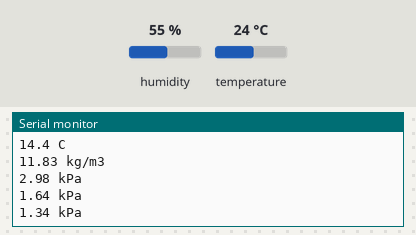
A sketch run on a simulated Arduino Uno, built with avr-gcc and run on an emulated ATmega328P. On the bench: the last lines printed to the serial monitor. Inputs (shaded band) come from the test bench; at power-on: humidity 55 %, temperature 24 °C.

Above: at 1.5 s.
1.6 s: humidity set to 22 %
At 3.3 s:
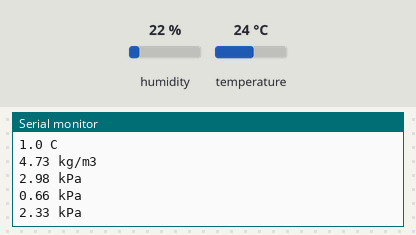
4.3 s: temperature set to 12 °C
At 5.2 s:
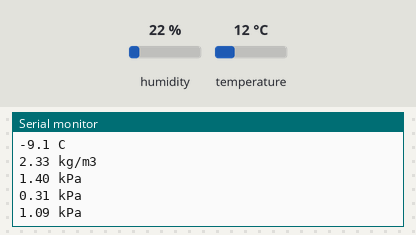
7.0 s: humidity set to 40 %
At 9.0 s:
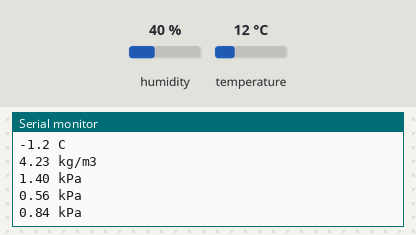
Timing chart, 0 to 10.5 s (numbered marks = the images above; inputs shaded):
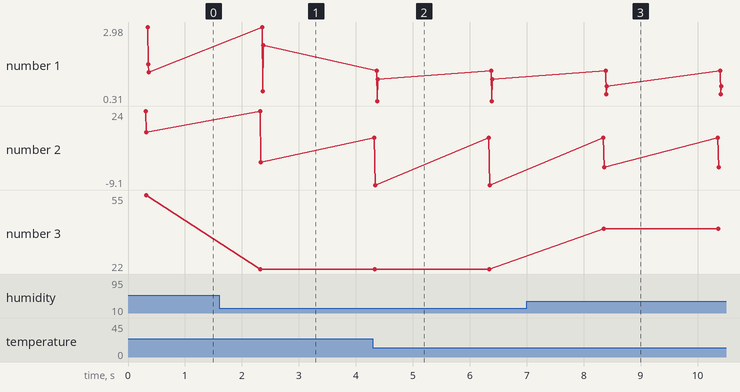

The sketch:

dht_Air.ino
```cpp
#include <dht.h>                  //dht.zip 라이브러리를 설치
#define DHT22_PIN 7             //온도와 상대습도 센서 D7 연결

dht DHT;

float temperature ;
float humidity ;

void setup()
{
  Serial.begin(9600);             //시리얼모니터 출력
  delay(300);
}

void loop()
{
  float chk = DHT.read22(DHT22_PIN);
  temperature = DHT.temperature;         //온도
  humidity = DHT.humidity;                //상대습도
  float DP = dewPoint(temperature, humidity);  //노점온도
  float AH =  ((6.112 * exp((17.67 * temperature) / (temperature + 245.5)) * humidity * 18.02) / ((273.15 + temperature) * 100 * 0.08314));   //절대습도
  float Psat =  (6.112 * exp((17.67 * temperature) / (temperature + 243.5))) / 10;  //포화수증기압 (단위 : kPa)
  float P =  (6.112 * exp((17.67 * temperature) / (temperature + 243.5)) * (humidity / 100)) / 10;  //수증기압 (단위 : kPa)
  float VPD = (Psat - P); //수증기압차 (단위 : kPa)

  //Serial.print("$");
  Serial.print(temperature, 1);           //온도
  Serial.println(" C");
  //Serial.print("/");
  Serial.print(humidity, 1);              //상대습도
  Serial.println(" %");
  //Serial.print("/");
  Serial.print(DP, 1);                   //노점온도
  Serial.println(" C");
  //Serial.print("/");
  Serial.print(AH, 2);                   //절대습도
  Serial.println(" kg/m3");
  //Serial.print("/");
  Serial.print(Psat, 2);                  //포화수증기압
  Serial.println(" kPa");
  //Serial.print("/");
  Serial.print(P, 2);                     //수증기압
  Serial.println(" kPa");
  //Serial.print("/");
  Serial.print(VPD, 2);                  //수증기압차
  Serial.println(" kPa");
  //Serial.println("$");
  delay(2000);
}

float dewPoint(float temperature, float humidity)
{
  // (1) Saturation Vapor Pressure = ESGG(T)
  float RATIO = 373.15 / (273.15 + temperature);
  float RHS = -7.90298 * (RATIO - 1);
  RHS += 5.02808 * log10(RATIO);
  RHS += -1.3816e-7 * (pow(10, (11.344 * (1 - 1 / RATIO ))) - 1) ;
  RHS += 8.1328e-3 * (pow(10, (-3.49149 * (RATIO - 1))) - 1) ;
  RHS += log10(1013.246);

  // factor -3 is to adjust units - Vapor Pressure SVP * humidity
  float VP = pow(10, RHS - 3) * humidity;

  // (2) DEWPOINT = F(Vapor Pressure)
  float T = log(VP / 0.61078); // temp var
  return (241.88 * T) / (17.558 - T);
}
```

Measured:
- after the input at 1.6 s, the serial monitor: prints a new line after 0.73 s (image 1)
- after the input at 4.3 s, the serial monitor: prints a new line at once (image 2)
- after the input at 7.0 s, the serial monitor: prints a new line after 1.4 s (image 3)
- plotted number 1: 1.34 → 2.33 after the input at 1.6 s, 2.33 → 1.09 after the input at 4.3 s, 1.09 → 0.84 after the input at 7.0 s
- plotted number 2: 14.4 → 1 after the input at 1.6 s, 1 → -9.1 after the input at 4.3 s, -9.1 → -1.2 after the input at 7.0 s
- plotted number 3: 55 → 22 after the input at 1.6 s, 22 → 40 after the input at 7.0 s
